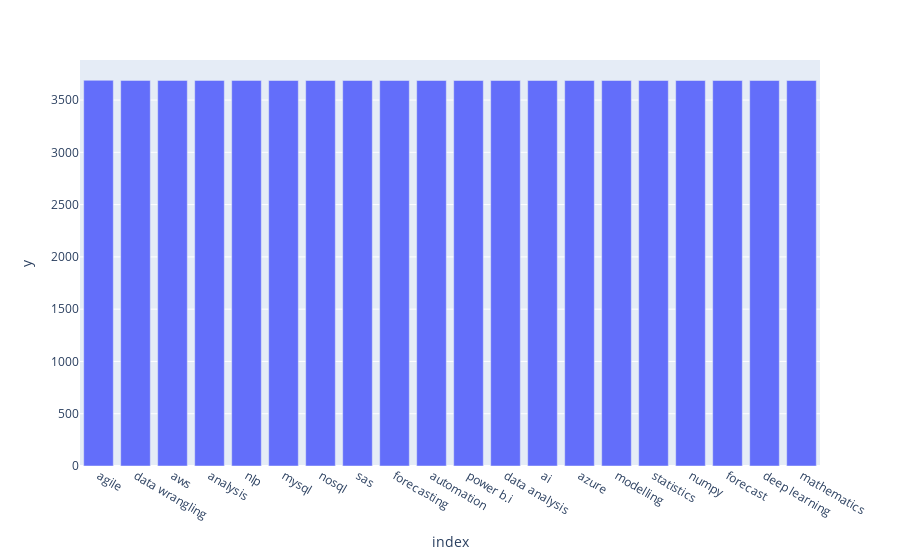

Here is the notebook cell this chart was saved with:
### Code cell
fig = px.bar(top_10_skills, x=top_10_skills.index, y=top_10_skills.values)
fig.show()

### Figure 1 — Plotly figure (JSON) as saved in the notebook; plotly's stock layout.template omitted (floating-point values rounded to 4 significant figures)
{"data": [{"alignmentgroup": "True", "hovertemplate": "index=%{x}<br>y=%{y}<extra></extra>", "legendgroup": "", "marker": {"color": "#636efa", "pattern": {"shape": ""}}, "name": "", "offsetgroup": "", "orientation": "v", "showlegend": false, "textposition": "auto", "type": "bar", "x": ["agile", "data wrangling", "aws", "analysis", "nlp", "mysql", "nosql", "sas", "forecasting", "automation", "power b.i", "data analysis", "ai", "azure", "modelling", "statistics", "numpy", "forecast", "deep learning", "mathematics"], "xaxis": "x", "y": [3689, 3688, 3688, 3688, 3688, 3687, 3687, 3687, 3687, 3687, 3687, 3687, 3687, 3687, 3687, 3687, 3687, 3687, 3687, 3687], "yaxis": "y"}], "layout": {"autosize": true, "barmode": "relative", "legend": {"tracegroupgap": 0}, "margin": {"t": 60}, "xaxis": {"anchor": "y", "autorange": true, "domain": [0, 1], "range": [-0.5, 19.5], "title": {"text": "index"}, "type": "category"}, "yaxis": {"anchor": "x", "autorange": true, "domain": [0, 1], "range": [0, 3883.0], "title": {"text": "y"}, "type": "linear"}}}
